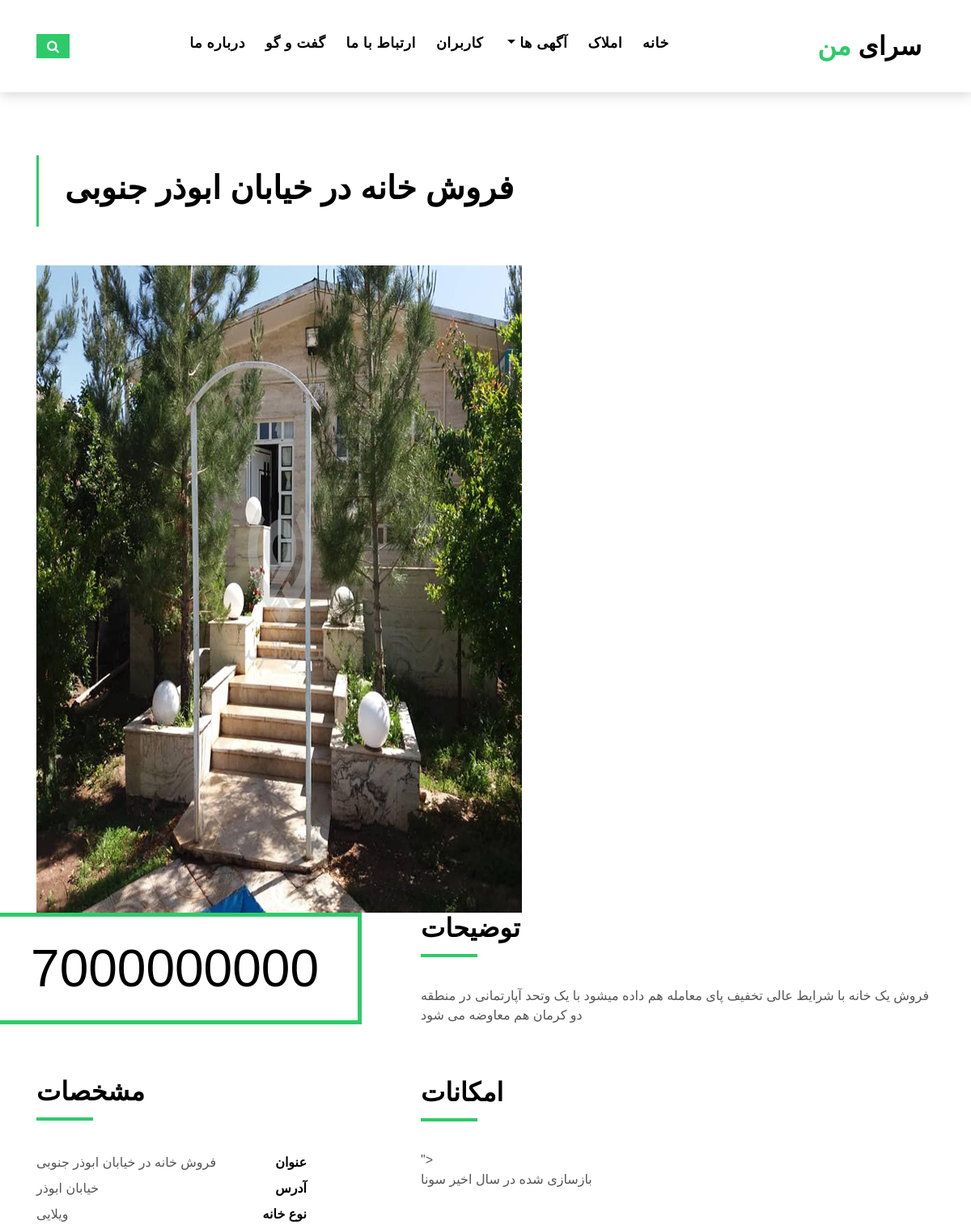
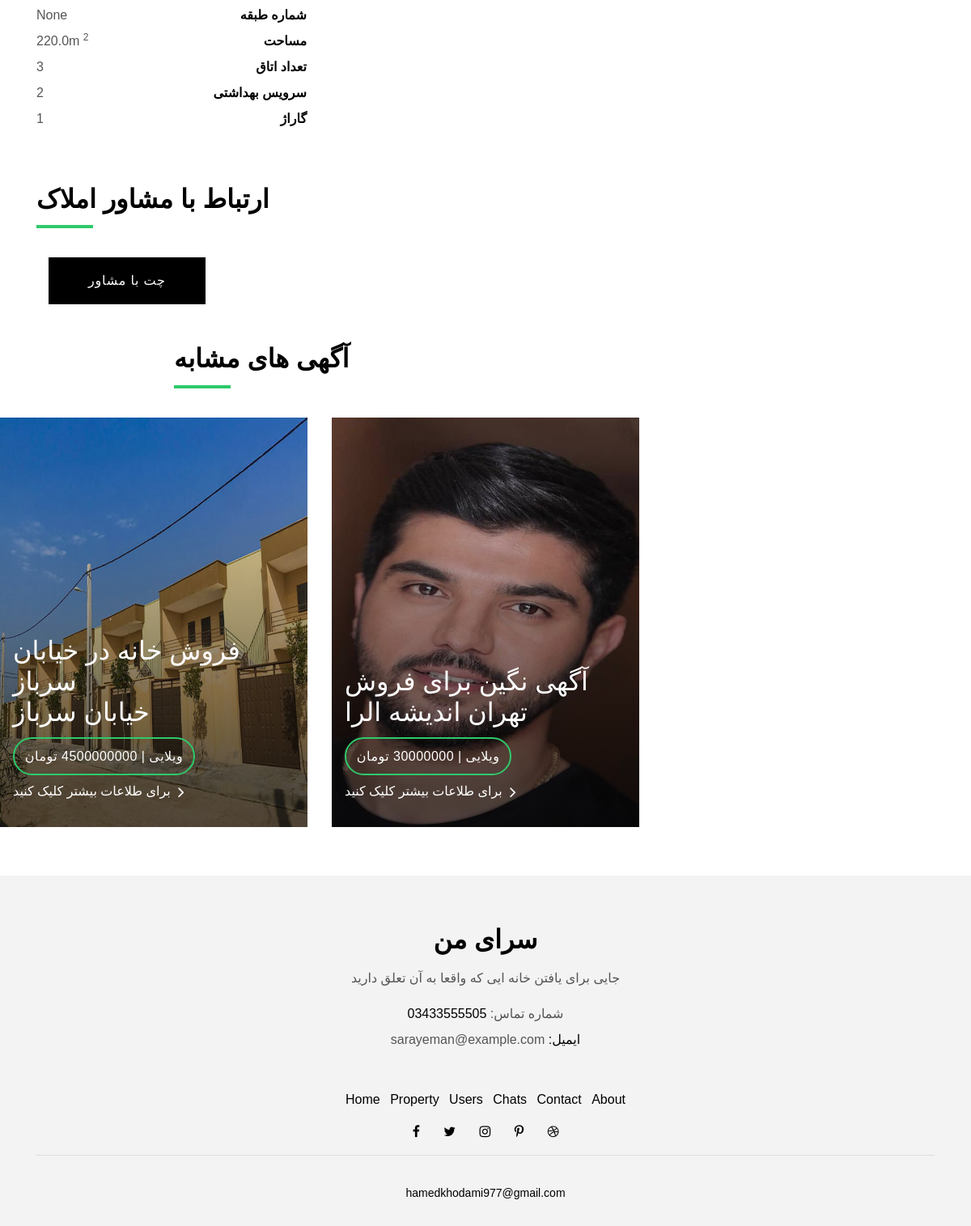
The app's page /property/21 with its own data (2 pictures, top to bottom).
### Properties/models.py (models this page shows, shortened)
class PropertyModel(models.Model):
    PROPERTY_TYPE_CHOICES=[
        ('for_rent','اجاره'),
        ('for_sale','فروش'),
        ('for_mortage','رهن'),
    ]
    HOUSE_TYPE_CHOICES=[
        ('آپارتمانی','آپارتمانی'),
        ('ویلایی','ویلایی')
    ]
    title= models.CharField(max_length=200,verbose_name="عنوان")
    description= models.TextField(max_length=500,verbose_name="توضیحات")
    price= models.DecimalField(max_digits=10,decimal_places=0,verbose_name="قیمت")
    address=models.CharField(max_length=300,verbose_name="آدرس")
    area=models.FloatField(verbose_name="مساحت")
    property_type=models.CharField(max_length=20,choices=PROPERTY_TYPE_CHOICES,verbose_name="نوع آگهی")
    house_type=models.CharField(max_length=20,choices=HOUSE_TYPE_CHOICES,verbose_name="نوع خانه")
    floor_number=models.IntegerField(null=True,blank=True,verbose_name="شماره طبقه")
    date_posted=jDateTimeField(auto_now_add=True,verbose_name="اضافه شده در تاریخ")
    image=models.ImageField(upload_to="files/images",verbose_name="تصویر")
    user=models.ForeignKey(User,on_delete=models.CASCADE,verbose_name="کاربر")
    garage=models.IntegerField(default=0,verbose_name="تعداد گاراژ")
    bath=models.IntegerField(default=0,verbose_name="تعداد حمام")
    beds=models.IntegerField(default=0,verbose_name="تعداد اتاق خواب")
    amenities=models.TextField(blank=True,verbose_name="امکانات")
    class Meta:
        verbose_name = "ملک"
        verbose_name_plural = "املاک"

### Properties/views.py (the view)
# urls.py: path('property/<int:pk>', views.Property_detail, name="Property_detail"),
def Property_detail(request,pk):
    property = get_object_or_404(PropertyModel,pk=pk)
    min_price=property.price * Decimal(0)
    max_price=property.price * Decimal(1)
    similar_properties = PropertyModel.objects.filter(
        Q(house_type__iexact=property.house_type) &
        Q(property_type__iexact=property.property_type) &
        Q(price__gte=min_price, price__lte=max_price)
    ).exclude(pk=pk)[:3]
    return render(request=request,template_name="property-single.html",context={'property':property,'similar_properties':similar_properties})

### Properties/templates/property-single.html (shortened to what this page needs)
{% extends "layoutmain.html" %}
{% load static %}
{% block mainbody %}
  <section class="intro-single">
    <div class="container">
      <div class="row">
        <div class="col-md-12 col-lg-8">
          <div class="title-single-box">
            <h1 class="title-single">{{ property.title }}</h1>
          </div>
        </div>
      </div>
    </div>
  </section>
<section class="property-single nav-arrow-b">
    <div class="container">
      <div class="row">
        <div class="col-sm-12">
          <div class="img-box-a">
              <img src="{{ property.image.url }}" alt="{{ property.title }}">
          </div>
          <div class="row justify-content-between">
            <div class="col-md-5 col-lg-4">
              <div class="property-price d-flex justify-content-center foo">
                <div class="card-header-c d-flex">
                  <div class="card-box-ico">
                    <span class="ion-money">{{ property.price }}</span>
                  </div>
                </div>
              </div>
              <div class="property-summary">
                <div class="row">
                  <div class="col-sm-12">
                    <div class="title-box-d section-t4">
                      <h3 class="title-d">مشخصات</h3>
                    </div>
                  </div>
                </div>
                <div class="summary-list" dir="rtl">
                  <ul class="list">
                    <li class="d-flex justify-content-between">
                      <strong>عنوان</strong>
                      <span>{{ property.title }}</span>
                    </li>
                    <li class="d-flex justify-content-between">
                      <strong>آدرس</strong>
                      <span>{{ property.address }}</span>
                    </li>
                    <li class="d-flex justify-content-between">
                      <strong>نوع خانه</strong>
                      <span>{{ property.house_type }}</span>
                    </li>
                    <li class="d-flex justify-content-between">
                      <strong>شماره طبقه</strong>
                      <span>{{ property.floor_number }}</span>
                    </li>
                    <li class="d-flex justify-content-between">
                      <strong>مساحت</strong>
                      <span>{{ property.area }}m
                        <sup>2</sup>
                      </span>
                    </li>
                    <li class="d-flex justify-content-between">
                      <strong>تعداد اتاق</strong>
                      <span>{{ property.beds }}</span>
                    </li>
                    <li class="d-flex justify-content-between">
                      <strong>سرویس بهداشتی</strong>
                      <span>{{ property.bath }}</span>
                    </li>
                    <li class="d-flex justify-content-between">
                      <strong>گاراژ</strong>
                      <span>{{ property.garage }}</span>
                    </li>
                  </ul>
                </div>
              </div>
            </div>
            <div class="col-md-7 col-lg-7 section-md-t3">
              <div class="row">
                <div class="col-sm-12">
                  <div class="title-box-d">
                    <h3 class="title-d">توضیحات</h3>
                  </div>
                </div>
              </div>
              <div class="property-description">
                <p class="description color-text-a">
                    {{ property.description }}
                </p>
              </div>
              <div class="row section-t3">
                <div class="col-sm-12">
                  <div class="title-box-d">
                    <h3 class="title-d">امکانات</h3>
                  </div>
                </div>
              </div>
              <div class="property-description">">
                <p class="description color-text-a">
                    {{ property.amenities }}
                </p>
              </div>
            </div>
          </div>
        </div>
        <div class="col-md-12">
          <div class="row section-t3">
            <div class="col-sm-12">
              <div class="title-box-d">
                <h3 class="title-d">ارتباط با مشاور املاک</h3>
              </div>
            </div>
          </div>
          <div class="row">
            <div class="col-md-12 col-lg-4">
              <div class="property-contact">
                 <div class="col-md-12">
                    <a href="{% url 'connect_to_random_consultant' property.id %}"  class="btn btn-a">چت با مشاور </a>
                 </div>
              </div>
            </div>
          </div>
        </div>
      </div>
    </div>
  <div class="section-t3">
    <div class="col-sm-12">
        <div class="title-box-d" style="margin-left:200px;">
            <h3 class="title-d">آگهی های مشابه</h3>
        </div>
    </div>
  </div>
  <div class="row">
    {% for similar in similar_properties %}
        <div class="col-md-4">
            <div class="card-box-a card-shadow">
            <div class="img-box-a">
                <img src="{{ similar.image.url }}" alt="{{ similar.title }}" class="img-a img-fluid">
            </div>
            <div class="card-overlay">
                <div class="card-overlay-a-content">
                <div class="card-header-a">
                    <h2 class="card-title-a">
                    <a>{{ similar.title }}
                        <br /> {{ similar.address }}</a>
                    </h2>
                </div>
                <div class="card-body-a">
                    <div class="price-box d-flex">
                    <span class="price-a">{{ similar.house_type }} | {{ similar.price }} تومان</span>
                    </div>
                    <a href="{% url 'Property_detail' similar.id %}" class="link-a">برای طلاعات بیشتر کلیک کنید
                    <span class="ion-ios-arrow-forward"></span>
                    </a>
                </div>
                </div>
            </div>
            </div>
        </div>
    {% empty %}
      <div style="margin-left:200px;">
        <p>هیچ آگهی مشابه یافت نشد</p>
      </div>
    {% endfor %}
  </div>
</section>
{% endblock %}

### Properties/templates/layoutmain.html (shortened to what this page needs)
{% load static %}
<html>
<head>
{% include "links.html" %}
</head>
<body>
{% include "navbar.html" %}
{% block mainbody %}{% endblock %}
{% include "footer.html" %}
{% include "links.html" %}
</body>
</html>

### Properties/templates/links.html (shortened to what this page needs)
{% load static %}
<html lang="en">
  <link href="{% static 'lib/bootstrap/css/bootstrap.min.css'%}" rel="stylesheet">
  <link href="{% static 'lib/font-awesome/css/font-awesome.min.css' %}" rel="stylesheet">
  <link href="{% static 'lib/animate/animate.min.css' %}" rel="stylesheet">
  <link href="{% static 'lib/ionicons/css/ionicons.min.css' %}" rel="stylesheet">
  <link href="{% static 'lib/owlcarousel/assets/owl.carousel.min.css' %}" rel="stylesheet">
  <link href="{% static 'css/style.css' %}" rel="stylesheet">
<body>
</body>
</html>

### Properties/templates/navbar.html (shortened to what this page needs)
{% load static %}
<html lang="en">
<head>
</head>
<body>
  <nav class="navbar navbar-default navbar-trans navbar-expand-lg fixed-top" dir="rtl">
    <div class="container">
      <a class="navbar-brand text-brand" href="{% url 'Home' %}">سرای<span class="color-b"> من</span></a>
      <div class="navbar-collapse collapse justify-content-center" id="navbarDefault">
        <ul class="navbar-nav">
          <li class="nav-item">
            <a class="nav-link active" href="/">خانه</a>
          </li>
          <li class="nav-item">
            <a class="nav-link" href="{% url 'property' %}">املاک</a>
          </li>
          <li class="nav-item dropdown">
            <a class="nav-link dropdown-toggle" href="#" id="navbarDropdown" role="button" data-toggle="dropdown"
              aria-haspopup="true" aria-expanded="false">
              آگهی ها
            </a>
          </li>
          <li class="nav-item">
            <a class="nav-link" href="/Users/">کاربران</a>
          </li>
          <li class="nav-item">
            <a class="nav-link" href="/Contacts/">ارتباط با ما</a>
          </li>
          <li class="nav-item">
            <a class="nav-link" href="/Chats/">گفت و گو</a>
          </li>
          <li class="nav-item">
            <a class="nav-link" href="{% url 'about' %}">درباره ما</a>
          </li>
        </ul>
      </div>
      <button type="button" class="btn btn-b-n navbar-toggle-box-collapse d-none d-md-block" data-toggle="collapse"
        data-target="#navbarTogglerDemo01" aria-expanded="false">
        <span class="fa fa-search" aria-hidden="true"></span>
      </button>
    </div>
  </nav>
</body>
</html>

### Properties/templates/footer.html (shortened to what this page needs)
{% load static %}
<html lang="en">
<head>
</head>
<body>
  <section class="section-footer text-center">
    <div class="container">
      <div class="row">
        <div class="col-sm-12 col-md-4-ml-300">
          <div class="widget-a">
            <div class="w-header-a">
              <h3 class="w-title-a text-brand">سرای من</h3>
            </div>
            <div class="w-body-a">
              <p class="w-text-a color-text-a">
              جایی برای یافتن خانه ایی که واقعا به آن تعلق دارید
              </p>
            </div>
            <div class="w-footer-a">
              <ul class="list-unstyled">
                <li class="color-a">
                  <span class="color-text-a">شماره تماس: </span>03433555505</li>
                <li class="color-a">
                  <span class="color-text-a">sarayeman@example.com </span> :ایمیل</li>
              </ul>
            </div>
          </div>
        </div>
      </div>
    </div>
  </section>
  <footer>
    <div class="container">
      <div class="row">
        <div class="col-md-12">
          <nav class="nav-footer">
            <ul class="list-inline">
              <li class="list-inline-item">
                <a href="">Home</a>
              </li>
              <li class="list-inline-item">
                <a href="{% url 'property' %}">Property</a>
              </li>
              <li class="list-inline-item">
                <a href="/Users/">Users</a>
              </li>
              <li class="list-inline-item">
                <a href="/Chats/">Chats</a>
              </li>
              <li class="list-inline-item">
                <a href="/Contacts/">Contact</a>
              </li>
              <li class="list-inline-item">
                <a href="{% url 'about' %}">About</a>
              </li>
            </ul>
          </nav>
          <div class="socials-a">
            <ul class="list-inline">
              <li class="list-inline-item">
                <a href="#">
                  <i class="fa fa-facebook" aria-hidden="true"></i>
                </a>
              </li>
              <li class="list-inline-item">
                <a href="#">
                  <i class="fa fa-twitter" aria-hidden="true"></i>
                </a>
              </li>
              <li class="list-inline-item">
                <a href="#">
                  <i class="fa fa-instagram" aria-hidden="true"></i>
                </a>
              </li>
              <li class="list-inline-item">
                <a href="#">
                  <i class="fa fa-pinterest-p" aria-hidden="true"></i>
                </a>
              </li>
              <li class="list-inline-item">
                <a href="#">
                  <i class="fa fa-dribbble" aria-hidden="true"></i>
                </a>
              </li>
            </ul>
          </div>
          <div class="copyright-footer">
          </div>
          <div class="credits">
            <a href="hamedkhodami977@gmail.com">hamedkhodami977@gmail.com</a>
          </div>
        </div>
      </div>
    </div>
  </footer>
</body>
</html>

### records on screen
PropertyModel: title "فروش خانه در خیابان ابوذر جنوبی", image (picture), price "7000000000", address "خیابان ابوذر", house_type "ویلایی", floor_number "None", area "220.0", beds "3", bath "2", garage "1", description "فروش یک خانه با شرایط عالی تخفیف پای معامله هم داده میشود با یک وتحد آپارتمانی در منطقه دو کرمان هم معاوضه می شود", amenities "بازسازی شده در سال اخیر سونا"
PropertyModel: image (picture), title "فروش خانه در خیابان سرباز", address "خیابان سرباز", house_type "ویلایی", price "4500000000"
PropertyModel: image (picture), title "آگهی نگین برای فروش", address "تهران اندیشه الرا", house_type "ویلایی", price "30000000"
